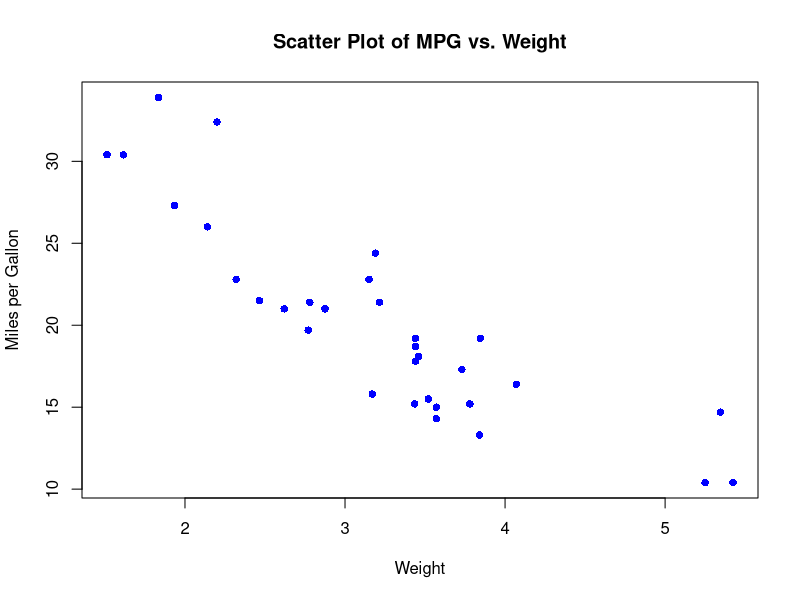

Source code (R):
## ---- chunk 1

# Load the mtcars dataset
data(mtcars)

# Create a scatter plot of mpg (miles per gallon) vs. wt (weight)
plot(mtcars$wt, mtcars$mpg, 
     main = "Scatter Plot of MPG vs. Weight",
     xlab = "Weight",
     ylab = "Miles per Gallon",
     pch = 16,   # Set the point character to a solid circle
     col = "blue"  # Set the point color to blue
)



